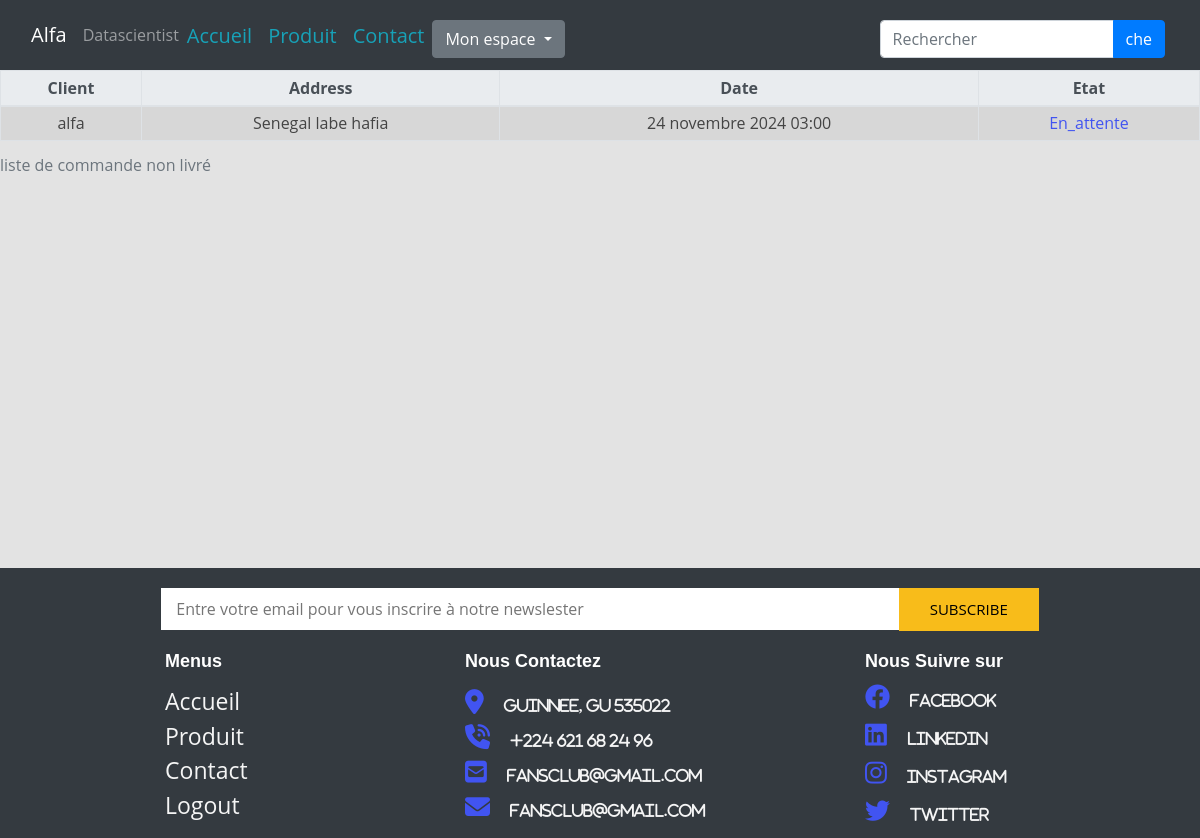
/store/alivre/ (signed in), run on the app's committed database.
### store/models.py (models this page shows, shortened)
class Order(models.Model):
    user = models.ForeignKey(AUTH_USER_MODEL, on_delete=models.CASCADE)
    products = models.ManyToManyField(Product, through="OrderProduct")
    shippingaddress = models.OneToOneField(ShippingAddress,null=True, on_delete=models.CASCADE)
    cart = models.ForeignKey(Cart, verbose_name="client", on_delete=models.SET_NULL, null=True)
    quantity = models.IntegerField(default=1)
    ordered_date = models.DateTimeField(blank=True, null=True)
    ordered = models.BooleanField(default=False)
    montant = models.FloatField(default=0)
    delivred = models.CharField(max_length=50, choices=([
        ("En_attent","En attente"),
        ("En_cours", "En cours de traitement"),
        ("Annule", "Annulé"),
        ("Livrre", "Livrée")
    ]), default="En_attente", verbose_name="etat")
    class Meta:
        verbose_name = "Commande"
        ordering = ["-quantity"]

class ShippingAddress(models.Model):
    user = models.ForeignKey(AUTH_USER_MODEL, on_delete=models.CASCADE)
    pays = models.CharField(max_length=32)
    ville = models.CharField(max_length=32)
    zip_code = models.CharField(max_length=10)
    def __str__(self):
        return f"{self.pays} {self.ville} {self.zip_code}"

### accounts/models.py (models this page shows)
class Shopper(AbstractUser):
    pass

### store/views.py (the view)
# urls.py: path("alivre/", OrderListView.as_view(), name="alivre"),
class OrderListView(ListView):
    queryset = Order.objects.filter(delivred = "En_attente")
    template_name = "store/commandealivre.html"

### store/templates/store/commandealivre.html
{% extends "base.html" %}
{% block content %}
    <div style="min-height: 61vh;">
        <table class="table table-striped table-bordered table-hover table-sm" >
            <caption>liste de commande non livré  </caption>
            <thead class="thead-light">
            <tr>
                <th class="text-center">Client</th>
                <th class="text-center">Address</th>
                <th class="text-center">Date</th>
                <th class="text-center">Etat</th>
            </tr>
            </thead>
            {% for order in order_list %}
            <tr>
                <td class="text-center">{{ order.user }}</td>
                <td class="text-center">{{ order.shippingaddress }}</td>
                <td class="text-center">{{ order.ordered_date }}</td>
                <td class="text-center"><a href="{% url 'store:editorder' pk=order.pk %}"> {{ order.delivred }} </a></td>
            </tr>
            {% endfor %}
        </table>
    </div>
{% endblock content %}

### store/static/store/css/style.css (style rules this page uses)
:root { scroll-behavior: smooth; }
body { font-family: "Open Sans", sans-serif; background: #f6f9ff; color: #444444; }
a { color: #4154f1; text-decoration: none; }

### store/static/store/css/index.css (style rules this page uses)
* { text-decoration: none; }
html, body { height: 100%; padding: 0; margin: 0; position: relative; }

### store/static/store/css/footer.css (style rules this page uses)
body a { text-decoration: none ; }

### data on the page
Order: user "alfa", shippingaddress "Senegal labe hafia", ordered_date "24 novembre 2024 03:00", delivred "En_attente"
